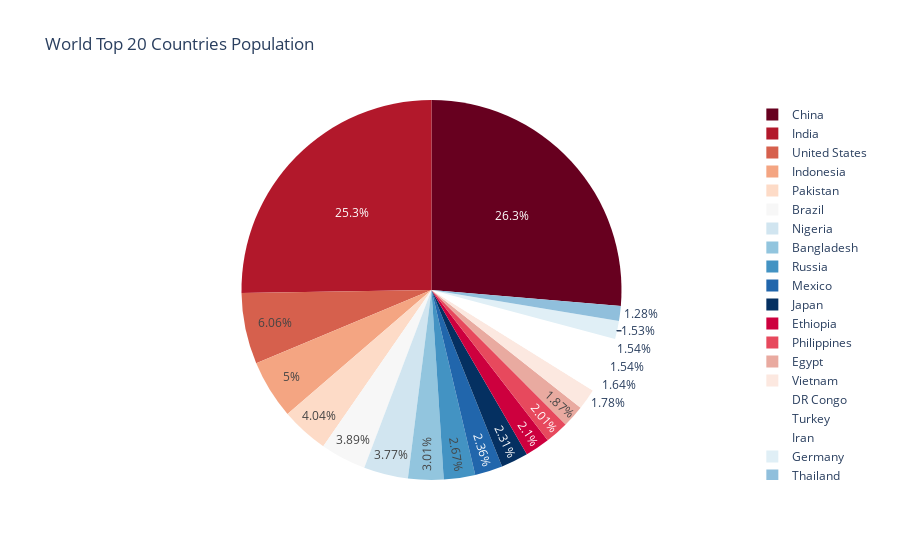

The notebook cell this image was saved under:
### Markdown cell above
წრიული დიაგრამა-$\mathbb {pie}$ $\mathbb {chart}$  არის წრიული სტატისტიკური გრაფიკი, რომელიც იყოფა ნაჭრებად, რიცხვითი პროპორციის საილუსტრაციოდ. "ღვეზელ" დიაგრამაში, თითოეული ნაჭრის რკალის სიგრძე და, შესაბამისად, მისი ცენტრალური კუთხე და ფართობი პროპორციულია იმ რაოდენობისა, რომელსაც იგი წარმოადგენს. იგი გამოიყენება მხოლოდ სტრუქტურის საჩვენებლად და არა შედარებისთვის და ძირითადად გამოსახავს საგანს, როგორც ერთ მთლიანობას.

### Code cell
import plotly.express as px

pop_per = pd.read_excel('world_countries.xlsx').head(20)

vals = pop_per['population']
labels = pop_per['name']
fig = px.pie(values=vals, names=labels, title='World Top 20 Countries Population'
             ,color_discrete_sequence=px.colors.sequential.RdBu)

fig.show()

### Figure 1 — Plotly figure (JSON) as saved in the notebook; plotly's stock layout.template omitted (floating-point values rounded to 4 significant figures)
{"data": [{"domain": {"x": [0, 1], "y": [0, 1]}, "hovertemplate": "label=%{label}<br>value=%{value}<extra></extra>", "labels": ["China", "India", "United States", "Indonesia", "Pakistan", "Brazil", "Nigeria", "Bangladesh", "Russia", "Mexico", "Japan", "Ethiopia", "Philippines", "Egypt", "Vietnam", "DR Congo", "Turkey", "Iran", "Germany", "Thailand"], "legendgroup": "", "name": "", "showlegend": true, "type": "pie", "values": [1439323776, 1380004385, 331002651, 273523615, 220892340, 212559417, 206139589, 164689383, 145934462, 128932753, 126476461, 114963588, 109581078, 102334404, 97338579, 89561403, 84339067, 83992949, 83783942, 69799978]}], "layout": {"legend": {"tracegroupgap": 0}, "piecolorway": ["rgb(103,0,31)", "rgb(178,24,43)", "rgb(214,96,77)", "rgb(244,165,130)", "rgb(253,219,199)", "rgb(247,247,247)", "rgb(209,229,240)", "rgb(146,197,222)", "rgb(67,147,195)", "rgb(33,102,172)", "rgb(5,48,97)"], "title": {"text": "World Top 20 Countries Population"}}}
